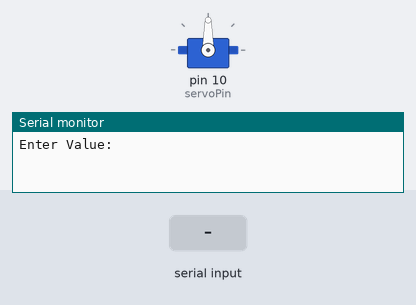
The sketch below on a simulated Arduino Uno, built with avr-gcc and run on an emulated ATmega328P. On the bench: servo, the last lines printed to the serial monitor. The test bench sets the inputs (shaded band).

Above: at 1.2 s.
1.3 s: "30,150\n" received over Serial
At 2.8 s:
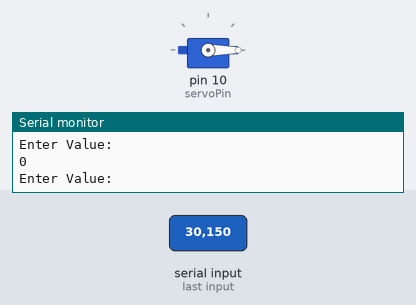
3.8 s: "90,45\n" received over Serial
At 4.2 s:
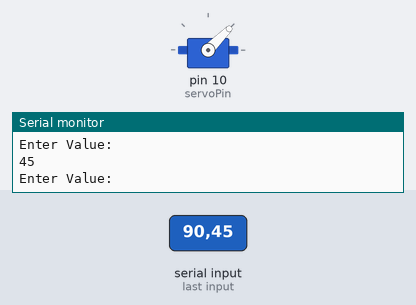
6.3 s: "200\n" received over Serial
At 7.1 s:
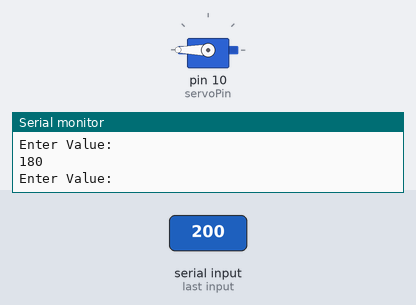
Timing chart, 0 to 9.3 s (numbered marks = the images above; inputs shaded):
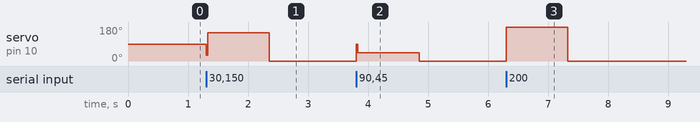

The sketch:

ServoTest_2.ino
```cpp
#include <Servo.h>

int servoPin = 10;
int pos = 0;
int servoDelay = 25;
Servo myServo;

void setup() {
  // put your setup code here, to run once:
Serial.begin(9600);
myServo.attach(servoPin);

}

void loop() {
  // put your main code here, to run repeatedly:
Serial.println("Enter Value: ");
while(Serial.available() == 0){};
pos = Serial.parseInt();

myServo.write(pos);
delay(servoDelay);

Serial.println(myServo.read());


}
```

Measured:
- after the input at 1.3 s, servo on pin 10 (servoPin): 90° → 150° at once, → 0° 1.1 s later
- after the input at 3.8 s, servo on pin 10 (servoPin): 0° → 45° at once, → 0° 1.1 s later
- after the input at 6.3 s, servo on pin 10 (servoPin): 0° → 180° at once, → 0° 1.0 s later
